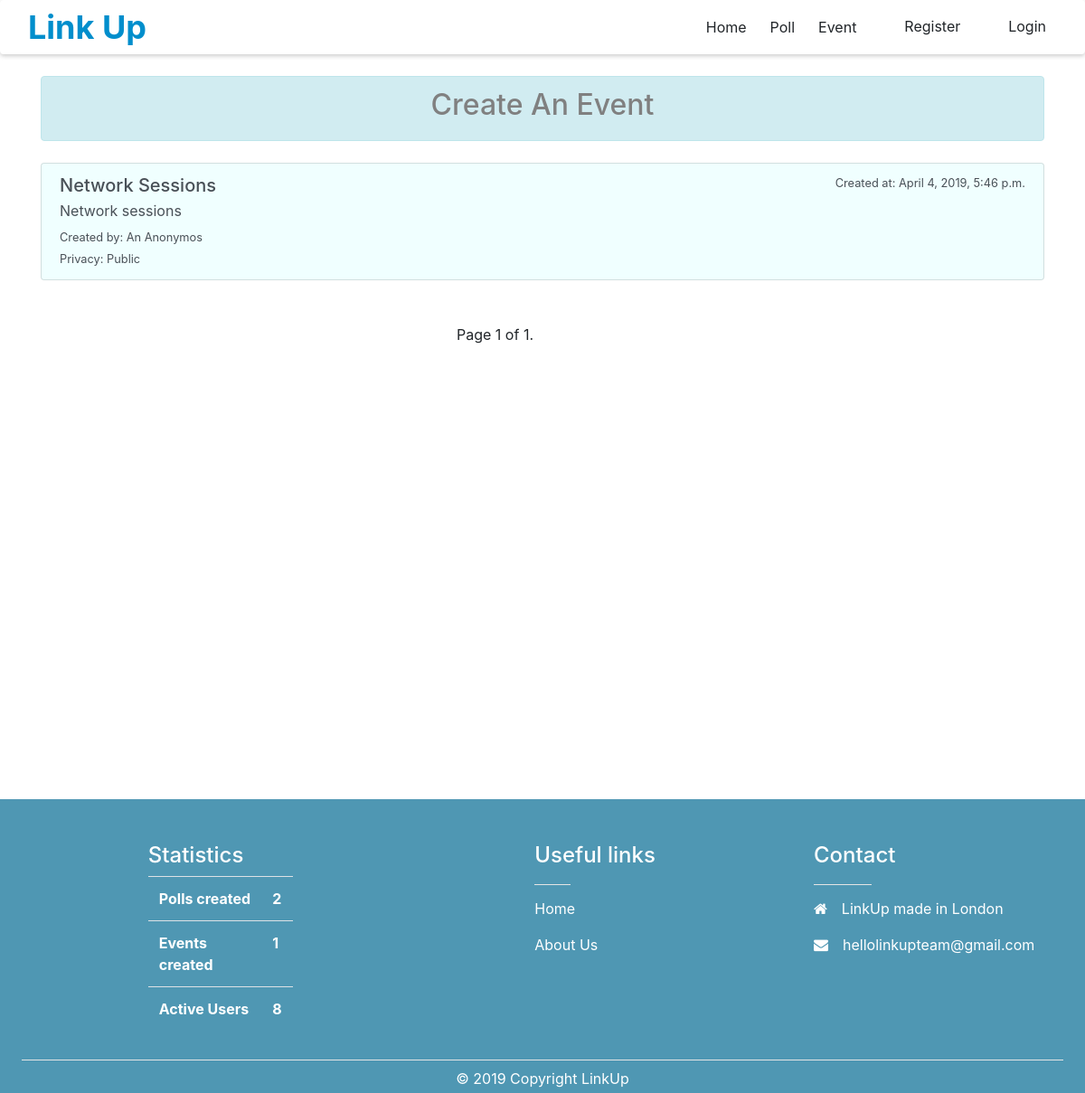
Screenshot of /event/ with the database file from the repository.
### linkup/models.py (models this page shows, shortened)
class Event(models.Model):
    title = models.CharField(max_length=250)
    description = models.TextField(blank=True)
    category = models.IntegerField(choices=event_category_choices)
    importance = models.IntegerField(choices=event_importance_choices)
    created_at = models.DateTimeField(auto_now_add=True)
    updated_at = models.DateTimeField(auto_now=True)
    privacy = models.IntegerField(choices=privacy_choices, default=PrivacyChoices.PUBLIC)
    invited_users = models.ManyToManyField(User, blank=True, related_name='invited_events')
    state = models.IntegerField(choices=state_choices, default=StateChoices.OPENED)
    creator = models.ForeignKey(User, null=True,blank=True,  on_delete=models.DO_NOTHING)
    class Meta:
        ordering = ['-created_at']

### linkup/views.py (the view)
# urls.py: path('event/', views.event_list, name='event_list'),
def event_list(request):
    events = Event.objects.all()
    template = loader.get_template('event_list.html')
    paginator = Paginator(events, 10)
    page = request.GET.get('page', 1)
    events = paginator.get_page(page)
    context = {
        'data': events,
        'title': 'Link Up Event List'
    }
    context.update(return_statistics())
    return HttpResponse(template.render(context, request))

### linkup/views.py (called while the page is built)
def return_statistics():
    polls_count = Poll.objects.count()
    events_count = Event.objects.count()
    users_count = User.objects.count()
    return {
        'polls_count': polls_count,
        'events_count': events_count,
        'users_count': users_count
    }

### linkup/templates/event_list.html (shortened to what this page needs)
{% extends "template.html" %}
{% block content %}
    {% if data|length == 0 %}
        <h1 class="text-center mt-5">No Events</h1>
        <a href="{% url 'event_new' %}" class="mt-5">
            <h2 class="text-center">Create An Event ?</h2>
        </a>
    {% elif data|length > 0 %}
        <div class="row mt-4">
            <div class="col">
                <div class="alert alert-info">
                    <a href="{% url 'event_new' %}" style="color: gray;">
                        <h2 class="text-center">Create An Event</h2>
                    </a>
                </div>
            </div>
        </div>
        <div class="list-group mt-2">
            {% for event in data %}
            {% if request.user in event.invited_users.all or event.privacy == 1  or request.user == event.creator  %}
                <a href="{% url 'event_detail' event.pk %}"
                   class="list-group-item list-group-item-action flex-column align-items-start"
                   style="background: azure">
                    <div class="d-flex w-100 justify-content-between">
                        <h5 class="mb-1">{{ event.title }}</h5>
                        <small>Created at: {{ event.created_at }}</small>
                    </div>
                    <p class="mb-1">
                        {{ event.description|truncatechars:50 }}
                    </p>
                    {% if event.creator.username %}
                    <small>Created by: {{ event.creator.username }}</small>
                    {%else%}
                    <small>Created by: An Anonymos</small>
                    {%endif%}
                    <br>
                    {% if event.privacy == 0 %}
                    <small>Privacy: Private</small>
                    {%else%}
                    <small>Privacy: Public</small>
                    {%endif%}
                </a>
                {% endif %}
            {% endfor %}
        </div>
        <div class="row mt-5 mb-5">
            <div class="offset-5">
                <div class="pagination float-sm-right">
                    <span class="step-links">
                        <span class="current">
            Page {{ data.number }} of {{ data.paginator.num_pages }}.
        </span>
    </span>
                </div>
            </div>
        </div>
    {% endif %}
{% endblock %}

### rows the page displays
Event: title "Network Sessions", created_at "April 4, 2019, 5:46 p.m.", description "Network sessions", shows "Created by: An Anonymos", privacy "Privacy: Public"

### other values shown
{{ data.number }} "1"
{{ data.paginator.num_pages }} "1"
{{ polls_count }} "2"
{{ events_count }} "1"
{{ users_count }} "8"
